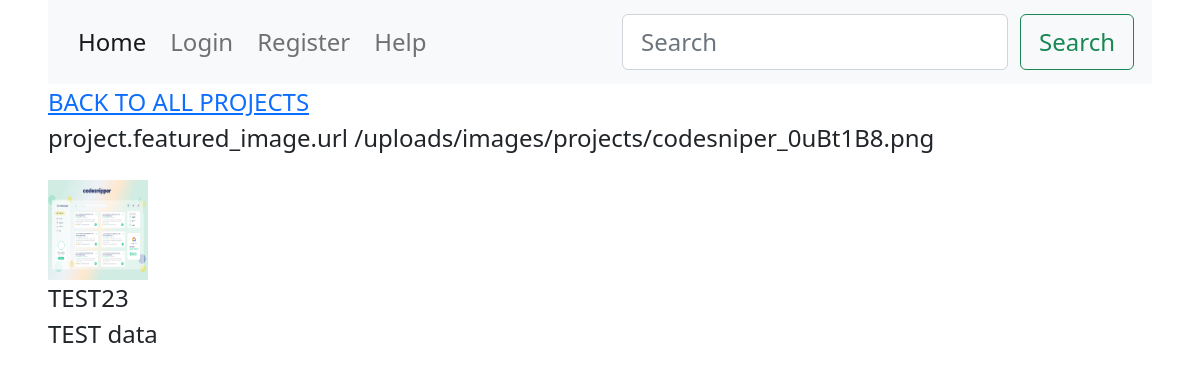
The app's page /projects/project/eee6338efcf745f89a71d72e0c33a09a/ with its own data.
### projects/models.py (models this page shows, shortened)
class Project(models.Model):
    id = models.UUIDField(default=uuid.uuid4, unique=True,
                          primary_key=True, editable=False)
    created = models.DateTimeField(auto_now_add=True)
    project_code = models.CharField(max_length=40, validators=[
        MinLengthValidator(6)], default="MISSING")
    team = models.ForeignKey(
        Team, null=True, blank=False,  on_delete=models.PROTECT, related_name='projects')
    title = models.CharField(max_length=200, validators=[
        MinLengthValidator(3)])
    description = models.TextField(null=True, validators=[
        MinLengthValidator(3)])
    featured_image = models.ImageField(
        null=True, blank=True, default="default.jpg", upload_to='images/projects/')
    status = models.ForeignKey(
        Status, null=True, blank=False,  on_delete=models.PROTECT, related_name='projects')

### projects/views.py (the view)
# urls.py: path('project/<str:pk>/', views.project, name="project"),
def project(request, pk):
    project = Project.objects.get(id=pk)
    context = {'project': project}
    return render(request, 'projects/project-detail.html', context)

### projects/templates/projects/project-detail.html (shortened to what this page needs)
{% extends 'base.html' %}
{% load static %}
{% block content %}
<main class="">
  <div class="mb-8">
    <a href="{% url 'projects:projects' %}">
      BACK TO ALL PROJECTS</a>
  </div>
  <div class="">
    <div>
      <p>project.featured_image.url {{project.featured_image.url}}</p>
      <img src="{{project.featured_image.url}}" width="100" height="100" alt=" image">
    </div>
  </div>
  <div class="">
    <div class="mb-8">
      <div class="">{{project.title}}</div>
      <p class="">{{project.description}}</p>
    </div>
  </div>
  </div>
{% endblock %}

### static/css/custom.css (style rules this page uses)
* { font-size: 24px; }

### templates/base.html (style rules this page uses)
html { margin-left: calc(100vw - 100%); }

### records on screen
Project: featured_image "/uploads/images/projects/codesniper_0uBt1B8.png", featured_image (picture), title "TEST23", description "TEST data"
